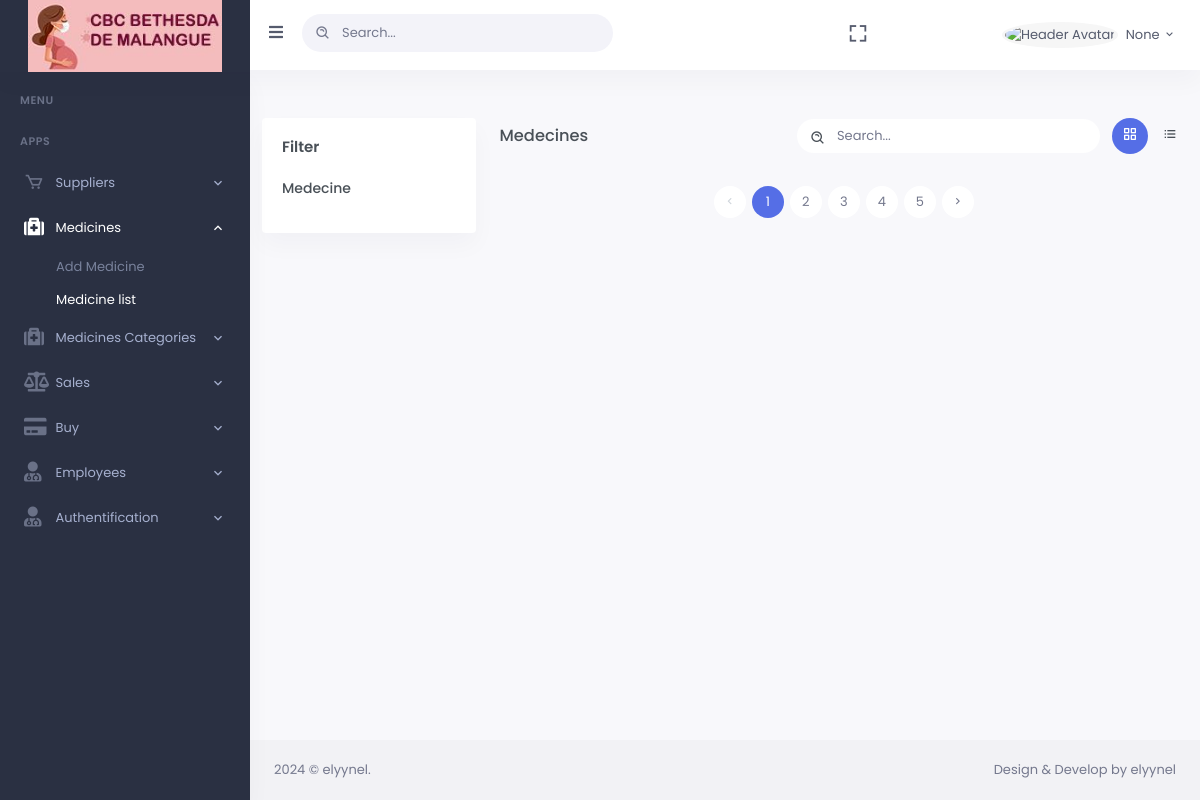
The app's page /medecinelist, older data.
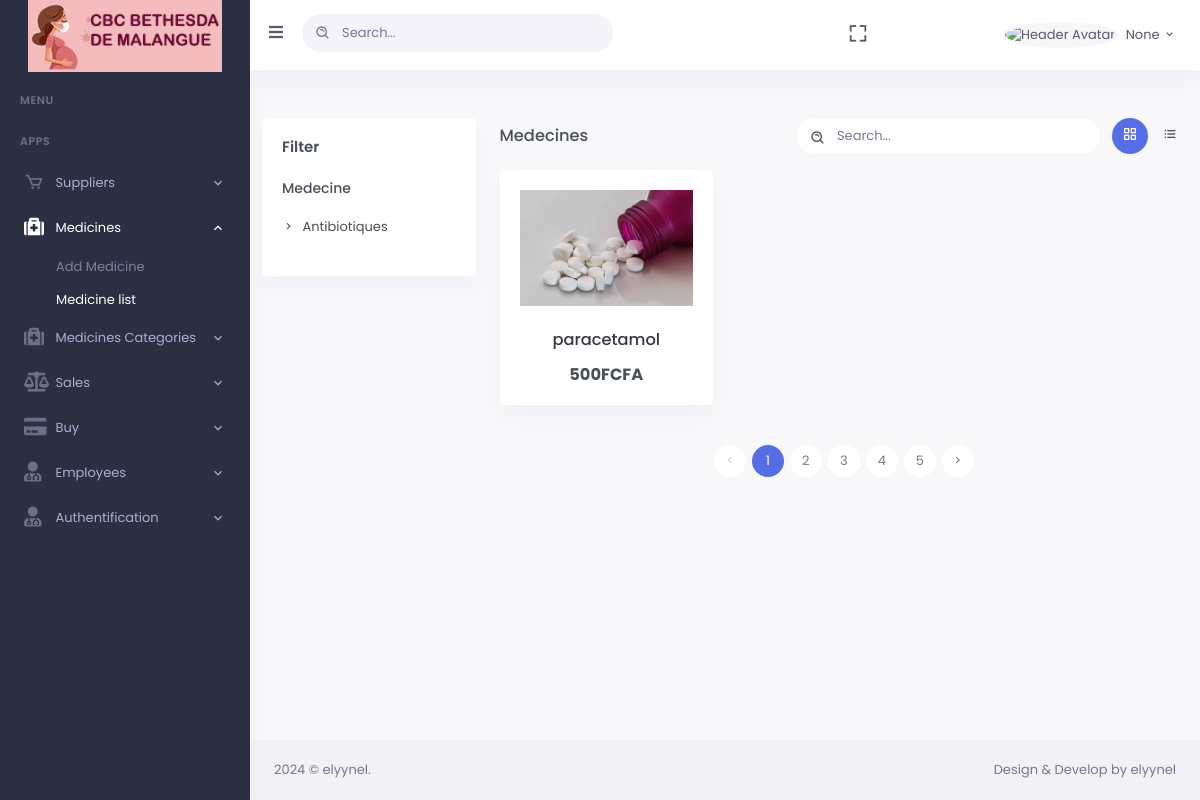
The same page, newer data.
### med/models.py (models this page shows)
class CategoryMedecine(models.Model):
    category_name = models.CharField(max_length=100, unique=True)
    description= models.CharField(max_length=500)

class Medecine(models.Model):
    medecine_name= models.CharField(max_length=70, unique=True)
    price=models.CharField(max_length=6)
    quantity=models.IntegerField()
    expire_date= models.DateField()
    description= models.CharField(max_length=500)
    delevery_date= models.DateField()
    avatar = models.ImageField(null=False, blank=False, upload_to='images/')  # Ajout d'un champ pour l'avatar
    category= models.ForeignKey(CategoryMedecine, on_delete=models.CASCADE, default=1)

### med/views.py (the view)
# urls.py: path("medecinelist",views.medecinelist,name="medecinelist"),
def medecinelist(request):
    cat= CategoryMedecine.objects.all()
    med= Medecine.objects.all()
    userDetails={"username":request.session.get('username'),"pk":request.session.get("id"), "email": request.session.get('email'), "avatar": request.session.get("avatar") , "password": request.session.get("password") }
    return render(request, "medecinelist.html", context={"log":userDetails,"medecine":med,"category":cat})

### med/template/medecinelist.html (shortened to what this page needs)
{% load static %}
<!doctype html>
<html lang="en">
<head>
       {% if log %}
        <link href="{% static 'css/bootstrap.min.css' %}" id="bootstrap-style" rel="stylesheet" type="text/css" />
        <link href="{% static 'css/icons.min.css' %}" rel="stylesheet" type="text/css" />
        <link href="{% static 'css/app.min.css'%}" id="app-style" rel="stylesheet" type="text/css" />
        <link href="{% static 'css/bootstrap.min.css' %}" id="bootstrap-style" rel="stylesheet" type="text/css" />
        <link href="{% static 'css/icons.min.css' %}" rel="stylesheet" type="text/css" />
        <link href="{% static  'css/app.min.css' %}" id="app-style" rel="stylesheet" type="text/css" />
        <link href="{% static 'libs/select2/css/select2.min.css' %}" rel="stylesheet" type="text/css" />
        <link href="{% static 'libs/dropzone/min/dropzone.min.css' %}" rel="stylesheet" type="text/css" />
        <link href="{% static 'css/bootstrap.min.css' %}" id="bootstrap-style" rel="stylesheet" type="text/css" />
        <link href="{% static 'css/icons.min.css' %}" rel="stylesheet" type="text/css" />
        <link href="{% static 'css/app.min.css' %}" id="app-style" rel="stylesheet" type="text/css" />
    </head>
    <body data-sidebar="dark">
        <div id="layout-wrapper">
            <header id="page-topbar">
                <div class="navbar-header">
                    <div class="d-flex">
                        <div class="navbar-brand-box">
                            <a href="{% url "accueil" %}" class="logo logo-light">
                                <span class="logo-lg">
                                    <img src="{% static 'images/LOGOBETHESDA.JPG'%}"  alt="" height="74">
                                </span>
                            </a>
                        </div>
                        <button type="button" class="btn btn-sm px-3 font-size-16 header-item waves-effect" id="vertical-menu-btn">
                            <i class="fa fa-fw fa-bars"></i>
                        </button>
                        <form class="app-search d-none d-lg-block">
                            <div class="position-relative">
                                <input type="text" class="form-control" placeholder="Search...">
                                <span class="bx bx-search-alt"></span>
                            </div>
                        </form>
                    </div>
                        <div class="dropdown d-none d-lg-inline-block ms-1">
                            <button type="button" class="btn header-item noti-icon waves-effect" data-bs-toggle="fullscreen">
                                <i class="bx bx-fullscreen"></i>
                            </button>
                        </div>
                        <div class="dropdown d-inline-block">
                            <button type="button" class="btn header-item waves-effect" id="page-header-user-dropdown"
                            data-bs-toggle="dropdown" aria-haspopup="true" aria-expanded="false">
                                <img class="rounded-circle header-profile-user" src="{{ log.avatar }}"
                                    alt="Header Avatar">
                                <span class="d-none d-xl-inline-block ms-1" key="t-henry">{{log.username}}</span>
                                <i class="mdi mdi-chevron-down d-none d-xl-inline-block"></i>
                            </button>
                        </div>
                    </div>
                </div>
            <div class="vertical-menu">
                <div data-simplebar class="h-100">
                    <div id="sidebar-menu">
                        <ul class="metismenu list-unstyled" id="side-menu">
                            <li class="menu-title" key="t-menu">Menu</li>
                            <li class="menu-title" key="t-apps">Apps</li>
                            <li>
                                <a href="javascript: void(0);" class="has-arrow waves-effect">
                                    <i class="bx bx-cart"></i>
                                    <span key="t-crypto">Suppliers </span>
                                </a>
                            </li>
                            <li>
                                <a href="javascript: void(0);" class="has-arrow waves-effect">
                                    <i class="fa fa-medkit"></i>
                                    <span key="t-crypto">Medicines </span>
                                </a>
                                <ul class="sub-menu" aria-expanded="false">
                                    <li><a href="{% url 'addMedecine' %}" key="t-wallet">Add Medicine </a></li>
                                    <li><a href="{% url 'medecinelist' %}" key="t-buy">Medicine list </a></li>
                                </ul>
                            </li>
                            <li>
                                <a href="javascript: void(0);" class="has-arrow waves-effect">
                                    <i class="fa fa-medkit"></i>
                                    <span key="t-crypto">Medicines Categories</span>
                                </a>
                            </li>
                            <li>
                                <a href="javascript: void(0);" class="has-arrow waves-effect">
                                    <i class="fa fa-balance-scale"></i>
                                    <span key="t-crypto">Sales</span>
                                </a>
                            </li>
                            <li>
                                <a href="javascript: void(0);" class="has-arrow waves-effect">
                                    <i class="fa fa-credit-card"></i>
                                    <span key="t-crypto">Buy</span>
                                </a>
                            </li>
                            <li>
                                <a href="javascript: void(0);" class="has-arrow waves-effect">
                                    <i class="fas fa-user-md"></i>
                                    <span key="t-crypto">Employees</span>
                                </a>
                            </li>
                            <li>
                                <a href="javascript: void(0);" class="has-arrow waves-effect">
                                    <i class="fas fa-user-md"></i>
                                    <span key="t-crypto">Authentification
                                    </span>
                                </a>
                            </li>
                        </ul>
                    </div>
                </div>
            </div>
            {% endif %}
      <div class="main-content">
        <div class="page-content">
          <div class="container-fluid">
            <div class="row">
              <div class="col-12">
                <div
                  class="page-title-box d-sm-flex align-items-center justify-content-between"
                >
                  </div>
                </div>
              </div>
            </div>
            <div class="row">
              <div class="col-lg-3">
                <div class="card">
                  <div class="card-body">
                    <h4 class="card-title mb-4">Filter</h4>
                    <div>
                      <h5 class="font-size-14 mb-3">Medecine</h5>
                      <ul class="list-unstyled product-list">
                        {% for cat in category %}
                        <li>
                          <a href="{% url "medCategory" cat.pk %}"
                            ><i class="mdi mdi-chevron-right me-1"></i>
                            {{cat.category_name}}</a
                          >
                        </li>
                        {% endfor %}
                      </ul>
                    </div>
                  </div>
                </div>
              </div>
              <div class="col-lg-9">
                <div class="row mb-3">
                  <div class="col-xl-4 col-sm-6">
                    <div class="mt-2">
                      <h5>Medecines</h5>
                    </div>
                  </div>
                  <div class="col-lg-8 col-sm-6">
                    <form
                      class="mt-4 mt-sm-0 float-sm-end d-sm-flex align-items-center"
                    >
                      <div class="search-box me-2">
                        <div class="position-relative">
                          <input
                            type="text"
                            class="form-control border-0"
                            placeholder="Search..."
                          />
                          <i class="bx bx-search-alt search-icon"></i>
                        </div>
                      </div>
                      <ul
                        class="nav nav-pills product-view-nav justify-content-end mt-3 mt-sm-0"
                      >
                        <li class="nav-item">
                          <a class="nav-link active" href="#"
                            ><i class="bx bx-grid-alt"></i
                          ></a>
                        </li>
                        <li class="nav-item">
                          <a class="nav-link" href="#"
                            ><i class="bx bx-list-ul"></i
                          ></a>
                        </li>
                      </ul>
                    </form>
                  </div>
                </div>
                <div class="row">
                  {% for med in medecine %}
                  <div class="col-xl-4 col-sm-6">
                    <div class="card">
                      <div class="card-body">
                        <div class="product-img position-relative">
                          <div class="avatar-sm product-ribbon">
                          </div>
                          <img
                            src="{{ med.avatar.url }}"
                            alt=""
                            class="img-fluid mx-auto d-block"
                          />
                        </div>
                        <div class="mt-4 text-center">
                          <h5 class="mb-3 text-truncate">
                            <a href="{% url "medecinedetails" med.pk %}" class="text-dark"
                              >{{med.medecine_name}}
                            </a>
                          </h5>
                          <h5 class="my-0">
                            <b>{{med.price}}FCFA</b>
                          </h5>
                        </div>
                      </div>
                    </div>
                  </div>
                  {% endfor %}
                </div>
                <div class="row">
                  <div class="col-lg-12">
                    <ul
                      class="pagination pagination-rounded justify-content-center mt-3 mb-4 pb-1"
                    >
                      <li class="page-item disabled">
                        <a href="javascript: void(0);" class="page-link"
                          ><i class="mdi mdi-chevron-left"></i
                        ></a>
                      </li>
                      <li class="page-item active">
                        <a href="javascript: void(0);" class="page-link">1</a>
                      </li>
                      <li class="page-item">
                        <a href="javascript: void(0);" class="page-link">2</a>
                      </li>
                      <li class="page-item">
                        <a href="javascript: void(0);" class="page-link">3</a>
                      </li>
                      <li class="page-item">
                        <a href="javascript: void(0);" class="page-link">4</a>
                      </li>
                      <li class="page-item">
                        <a href="javascript: void(0);" class="page-link">5</a>
                      </li>
                      <li class="page-item">
                        <a href="javascript: void(0);" class="page-link"
                          ><i class="mdi mdi-chevron-right"></i
                        ></a>
                      </li>
                    </ul>
                  </div>
                </div>
              </div>
            </div>
          </div>
        </div>
        <footer class="footer">
          <div class="container-fluid">
              <div class="row">
                  <div class="col-sm-6">
                      <script>document.write(new Date().getFullYear())</script> © elyynel.
                  </div>
                  <div class="col-sm-6">
                      <div class="text-sm-end d-none d-sm-block">
                          Design & Develop by elyynel
                      </div>
                  </div>
              </div>
          </div>
      </footer>
</body>
</html>

Row changes from the older to the newer data that the page shows:
added CategoryMedecine: category_name "Antibiotiques"
added Medecine: avatar (picture), medecine_name "paracetamol", price "500"
